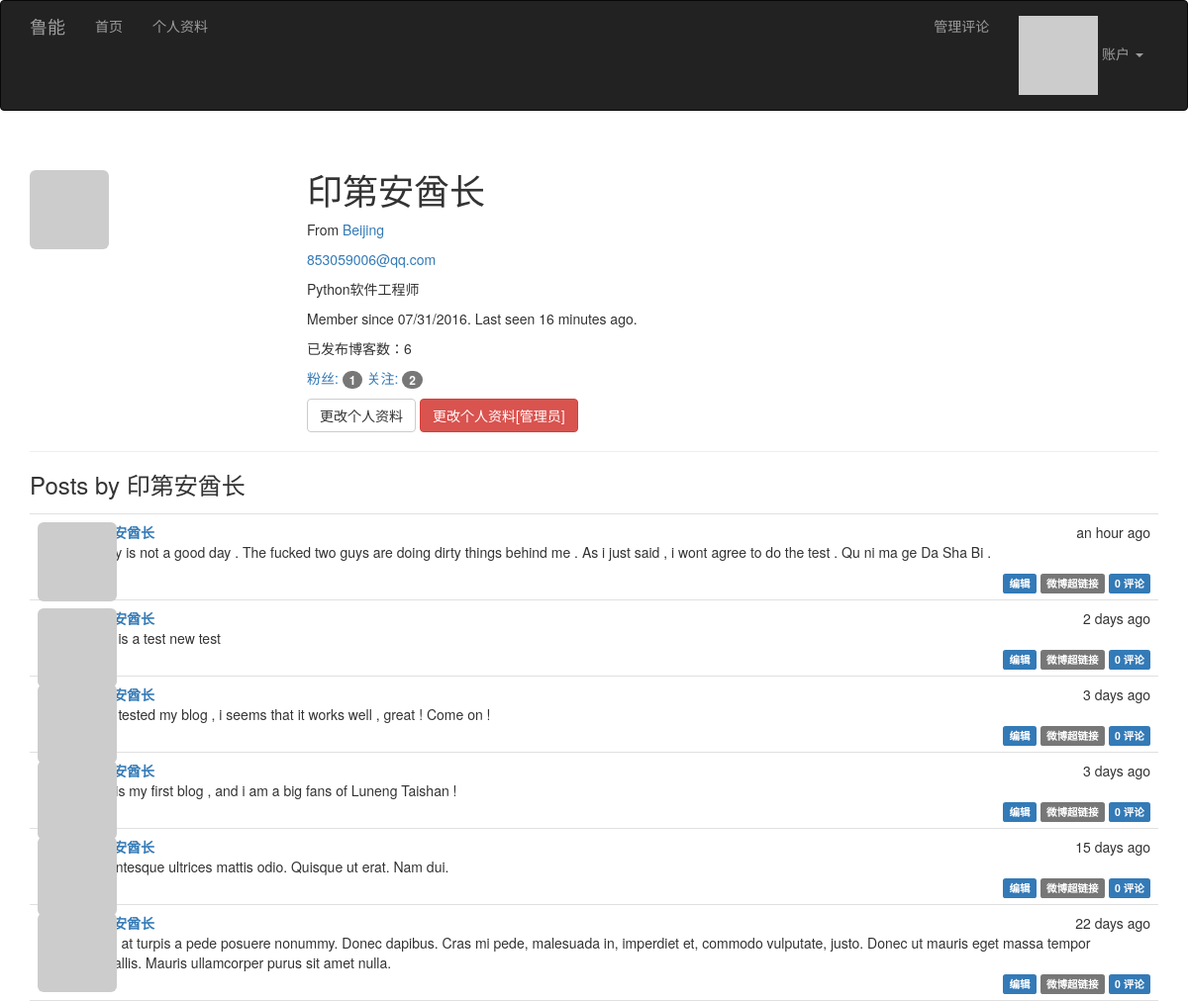
The page /user/印第安酋长 (signed in) on the database its author committed.
### app/models.py (models this page shows, shortened)
class User(UserMixin,db.Model):
    __tablename__='users'
    id=db.Column(db.Integer,primary_key=True)
    email=db.Column(db.String(64),unique=True,index=True)
    username=db.Column(db.String(64),unique=True,index=True)
    password_hash=db.Column(db.String(128))
    role_id=db.Column(db.Integer,db.ForeignKey('roles.id'))
    name=db.Column(db.String(64))
    location=db.Column(db.String(64))
    about_me=db.Column(db.Text())
    member_since=db.Column(db.DateTime(),default=datetime.utcnow)
    last_seen=db.Column(db.DateTime(),default=datetime.utcnow)
    avatar_hash=db.Column(db.String(32))
    posts=db.relationship('Post',backref='author',lazy='dynamic')
    followed=db.relationship('Follow',foreign_keys=[Follow.follower_id],backref=db.backref('follower',lazy='joined'),lazy='dynamic',cascade='all,delete-orphan')
    followers=db.relationship('Follow',foreign_keys=[Follow.followed_id],backref=db.backref('followed', lazy='joined'),lazy='dynamic',cascade='all, delete-orphan')
    comments=db.relationship('Comment',backref='author',lazy='dynamic')
    @property
    def password(self):
        raise AttributeError('password is not a readable attribute')
    def can(self,permissions):
        return self.role is not None and (self.role.permissions & permissions) == permissions
    def is_administrator(self):
        return self.can(Permission.ADMINISTER)
    def ping(self):
        self.last_seen=datetime.utcnow()
        db.session.add(self)
    def gravatar(self,size=100,default='identicon',rating='g'):
        if request.is_secure:
            url = 'https://secure.gravatar.com/avatar'
        else:
            url = 'http://cn.gravatar.com/avatar'
        hash= self.avatar_hash or hashlib.md5(str(self.email).encode('utf-8')).hexdigest()
        return '{url}/{hash}?s={size}&d={default}&r={rating}'.format(url=url, hash=hash, size=size, default=default, rating=rating)

class Post(db.Model):
    __tablename__ = 'posts'
    id = db.Column(db.Integer, primary_key=True)
    body = db.Column(db.Text)
    timestamp = db.Column(db.DateTime, index=True, default=datetime.utcnow)
    author_id = db.Column(db.Integer, db.ForeignKey('users.id'))
    body_html=db.Column(db.Text)
    comments=db.relationship('Comment',backref='post',lazy='dynamic')

### app/main/views.py (the view)
@main.route('/user/<username>')
def user(username):
    user=User.query.filter_by(username=username).first()
    if user is None:
        abort(404)
    posts=user.posts.order_by(Post.timestamp.desc()).all()
    return render_template('user.html',user=user,posts=posts)

### app/auth/views.py (called while the page is built)
@auth.before_app_request
def before_request():
    if current_user.is_authenticated:
        current_user.ping()

### app/main/__init__.py (called while the page is built)
@main.app_context_processor
def inject_permissions():
    return dict(Permission=Permission)

### app/models.py (called while the page is built)
@login_manager.user_loader
def load_user(user_id):
    return User.query.get(int(user_id))

### app/templates/user.html (shortened to what this page needs)
{% extends "base.html" %}
{% block page_content %}
<div class="page-header">
    <img class="img-rounded profile-thumbnail" src="{{ user.gravatar(size=256) }}">
    <div class="profile-header">
        <h1>{{ user.username }}</h1>
        {% if user.name or user.location %}
        <p>
            {% if user.location %}
                From <a href="http://map.baidu.com/?q={{ user.location }}">{{ user.location }}</a>
            {% endif %}
        </p>
        {% endif %}
        {% if current_user.is_administrator() %}
        <p><a href="mailto:{{ user.email }}">{{ user.email }}</a></p>
        {% endif %}
        {% if user.about_me %}<p>{{ user.about_me }}</p>{% endif %}
        <p>Member since {{ moment(user.member_since).format('L') }}. Last seen {{ moment(user.last_seen).fromNow() }}.</p>
        <p>已发布博客数：{{ user.posts.count() }}</p>
        <p>
            <a href="{{ url_for('.followers', username=user.username) }}">
                粉丝: <span class="badge">{{ user.followers.count()-1 }}</span>
            </a>
            <a href="{{ url_for('.followed_by', username=user.username) }}">
                关注: <span class="badge">{{ user.followed.count()-1 }}</span>
            </a>
        </p>
        <p>
            {% if user == current_user %}
            <a class="btn btn-default" href="{{ url_for('.edit_profile') }}">更改个人资料</a>
            {% endif %}
            {% if current_user.is_administrator() %}
            <a class="btn btn-danger" href="{{ url_for('.edit_profile_admin', id=user.id) }}">更改个人资料[管理员]</a>
            {% endif %}
        </p>
    </div>
</div>
<h3>Posts by {{ user.username }}</h3>
{% include '_posts.html' %}
{% endblock %}

### app/templates/_posts.html
<ul class="posts">
    {% for post in posts %}
    <li class="post">
        <div class="post-thumbnail">
            <a href="{{ url_for('.user', username=post.author.username) }}">
                <img class="img-rounded profile-thumbnail" src="{{ post.author.gravatar(size=40) }}">
            </a>
        </div>
        <div class="post-content">
            <div class="post-date">{{ moment(post.timestamp).fromNow() }}</div>
            <div class="post-author"><a href="{{ url_for('.user', username=post.author.username) }}">{{ post.author.username }}</a></div>
            <div class="post-body">
                {% if post.body_html %}
                    {{ post.body_html | safe }}
                {% else %}
                    {{ post.body }}
                {% endif %}
            </div>
            <div class="post-footer">
                {% if current_user == post.author %}
                <a href="{{ url_for('.edit', id=post.id) }}">
                    <span class="label label-primary">编辑</span>
                </a>
                {% elif current_user.is_administrator() %}
                <a href="{{ url_for('.edit', id=post.id) }}">
                    <span class="label label-danger">编辑[管理员]</span>
                </a>
                {% endif %}
                <a href="{{ url_for('.post', id=post.id) }}">
                    <span class="label label-default">微博超链接</span>
                </a>
                <a href="{{ url_for('.post', id=post.id) }}#comments">
                    <span class="label label-primary">{{ post.comments.count() }} 评论</span>
                </a>
            </div>
        </div>
    </li>
    {% endfor %}
</ul>

### app/static/styles.css (style rules this page uses)
.profile-thumbnail { position: absolute; }
.profile-header { min-height: 260px; margin-left: 280px; }
ul.posts { list-style-type: none; padding: 0px; margin: 16px 0px 0px 0px; border-top: 1px solid #e0e0e0; }
ul.posts li.post { padding: 8px; border-bottom: 1px solid #e0e0e0; }
div.post-date { float: right; }
div.post-author { font-weight: bold; }
div.post-thumbnail { position: absolute; }
div.post-content { margin-left: 48px; min-height: 48px; }
div.post-footer { text-align: right; }

### rows shown on the page
User: username "印第安酋长", location "Beijing", email "853059006@qq.com", about_me "Python软件工程师", member_since "07/31/2016", last_seen "16 minutes ago"
Post: timestamp "an hour ago", author.username "印第安酋长", body_html "Today is not a good day . The fucked two guys are doing dirty things behind me . As i just said , i wont agree to do the test . Qu ni ma ge Da Sha Bi .", comments.count "0"
Post: timestamp "2 days ago", author.username "印第安酋长", body "#this is a test new test", comments.count "0"
Post: timestamp "3 days ago", author.username "印第安酋长", body "I just tested my blog , i seems that it works well , great ! Come on !", comments.count "0"
Post: timestamp "3 days ago", author.username "印第安酋长", body "This is my first blog , and i am a big fans of Luneng Taishan !", comments.count "0"
Post: timestamp "15 days ago", author.username "印第安酋长", body "Pellentesque ultrices mattis odio. Quisque ut erat. Nam dui.", comments.count "0"
Post: timestamp "22 days ago", author.username "印第安酋长", body "Proin at turpis a pede posuere nonummy. Donec dapibus. Cras mi pede, malesuada in, imperdiet et, commodo vulputate, justo. Donec ut mauris eget massa tempor convallis. Mauris ullamcorper purus sit amet nulla.", comments.count "0"

### other values the page prints
{{ user.posts.count() }} "6"
{{ user.followers.count()-1 }} "1"
{{ user.followed.count()-1 }} "2"
